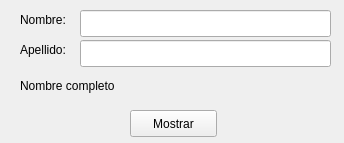
<?xml version="1.0" encoding="UTF-8"?>
<ui version="4.0">
 <class>MainWindow</class>
 <widget class="QMainWindow" name="MainWindow">
  <property name="geometry">
   <rect>
    <x>0</x>
    <y>0</y>
    <width>344</width>
    <height>143</height>
   </rect>
  </property>
  <property name="windowTitle">
   <string>MainWindow</string>
  </property>
  <widget class="QWidget" name="centralwidget">
   <widget class="QLabel" name="label">
    <property name="geometry">
     <rect>
      <x>20</x>
      <y>10</y>
      <width>66</width>
      <height>19</height>
     </rect>
    </property>
    <property name="text">
     <string>Nombre:</string>
    </property>
   </widget>
   <widget class="QLabel" name="label_2">
    <property name="geometry">
     <rect>
      <x>20</x>
      <y>40</y>
      <width>66</width>
      <height>19</height>
     </rect>
    </property>
    <property name="text">
     <string>Apellido:</string>
    </property>
   </widget>
   <widget class="QLabel" name="nombre_completo">
    <property name="geometry">
     <rect>
      <x>20</x>
      <y>60</y>
      <width>301</width>
      <height>51</height>
     </rect>
    </property>
    <property name="text">
     <string>Nombre completo</string>
    </property>
   </widget>
   <widget class="QPushButton" name="mostrar">
    <property name="geometry">
     <rect>
      <x>130</x>
      <y>110</y>
      <width>87</width>
      <height>27</height>
     </rect>
    </property>
    <property name="text">
     <string>Mostrar</string>
    </property>
   </widget>
   <widget class="QLineEdit" name="nombre">
    <property name="geometry">
     <rect>
      <x>80</x>
      <y>10</y>
      <width>251</width>
      <height>27</height>
     </rect>
    </property>
   </widget>
   <widget class="QLineEdit" name="apellido">
    <property name="geometry">
     <rect>
      <x>80</x>
      <y>40</y>
      <width>251</width>
      <height>27</height>
     </rect>
    </property>
   </widget>
  </widget>
 </widget>
 <resources/>
 <connections/>
</ui>
